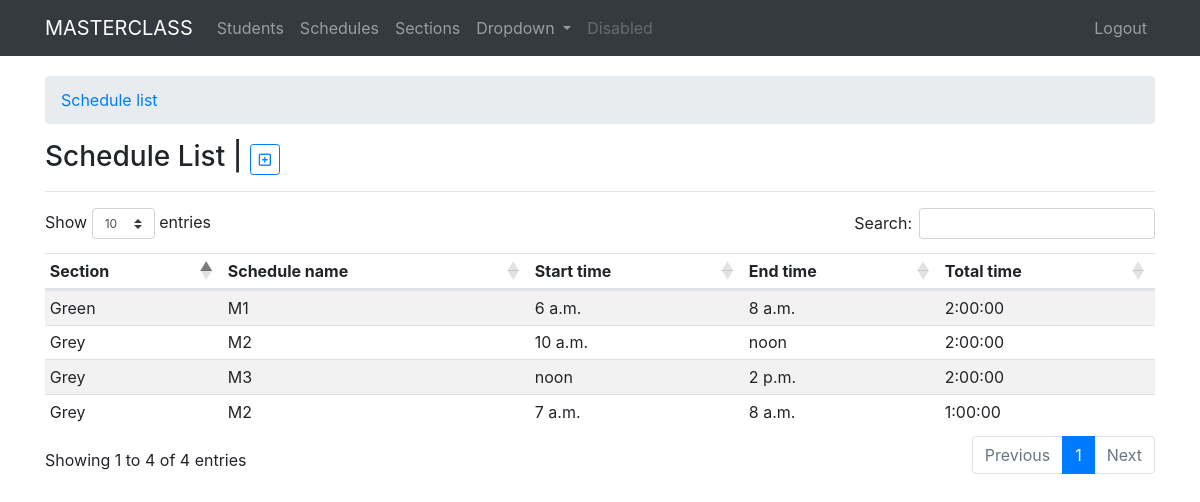
The app's page /schedules/ (signed in) with its own data.
### schedules/models.py (models this page shows, shortened)
class Schedule(models.Model):
    section = models.ForeignKey(Section, on_delete=models.CASCADE, blank=True, null=True)
    schedule_name = models.CharField(max_length=120, blank=True)
    start_time = models.TimeField()
    end_time = models.TimeField()
    def total_time(self):
        today = date.today()
        st = datetime.datetime.combine(today, self.start_time)
        et = datetime.datetime.combine(today, self.end_time)
        tt = et - st
        return tt

### sections/models.py (models this page shows, shortened)
class Section(models.Model):
    adviser = models.ForeignKey(User, on_delete=models.CASCADE, default=1)
    section_name = models.CharField(max_length=120, unique=True)
    grade_level = models.CharField(max_length=60, choices=GRADE_LEVEL, blank=True,null=True)
    max_number = models.IntegerField(verbose_name="maximum number of students", default=0)
    student_counter = models.IntegerField(default=0)
    date_created = models.DateField(auto_now_add=True)
    date_updated = models.DateField(auto_now=True)

### schedules/views.py (the view)
# urls.py: path('', views.schedule_list, name='list'),
def schedule_list(request):
    schedule_list = Schedule.objects.all()
    context = {
        "title": "schedule list",
        "schedulelist": schedule_list,
    }
    return render(request, "schedules/schedule_list.html", context)

### templates/schedules/schedule_list.html
{% extends 'base.html' %}
{% block content %}
<nav aria-label="breadcrumb">
  <ol class="breadcrumb">
    <li class="breadcrumb-item"><a href="{%url 'schedule:list'%}">Schedule list</a></li>
  </ol>
</nav>
<h3>{{title|title}} | <small class="text-muted"><a href="{%url 'schedule:add'%}" type="button" class="btn btn-outline-primary btn-sm myTooltip" data-toggle="tooltip" data-placement="right" title="Add student"><i class="far fa-plus-square"></i></a></small></h3>
<hr>
<div class="row">
  <div class="col-sm-12">
    <table class="table table-striped table-sm myTable">
      <thead>
        <tr>
          <th>Section</th>
          <th>Schedule name</th>
          <th>Start time</th>
          <th>End time</th>
          <th>Total time</th>
        </tr>
      </thead>
      <tbody>
        {% for sch in schedulelist %}
        <tr>
          <td>{{ sch.section.section_name|title }}</td>
          <td>{{sch.schedule_name|upper}}</td>
          <td>{{sch.start_time}}</td>
          <td>{{sch.end_time}}</td>
          <td>{{sch.total_time}}</td>
        </tr>
        {% endfor %}
      </tbody>
    </table>
  </div>
</div>
{% endblock %}

### records on screen
Schedule: section.section_name "Grey", schedule_name "M2", start_time "10 a.m.", end_time "noon", total_time "2:00:00"
Schedule: section.section_name "Grey", schedule_name "M3", start_time "noon", end_time "2 p.m.", total_time "2:00:00"
Schedule: section.section_name "Grey", schedule_name "M2", start_time "7 a.m.", end_time "8 a.m.", total_time "1:00:00"
Schedule: section.section_name "Green", schedule_name "M1", start_time "6 a.m.", end_time "8 a.m.", total_time "2:00:00"

### other values on screen
{{ title|title }} "Schedule List"
